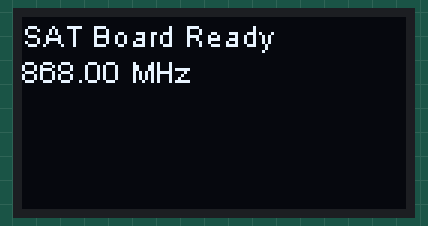
Bench run of a sketch on a simulated ESP32-S3. Parts: 128×64 one-colour display. Random numbers use the default seed unless the sketch sets one; what the sketch prints to the serial monitor is not drawn.

Above: at 0.4 s.
At 4.1 s:
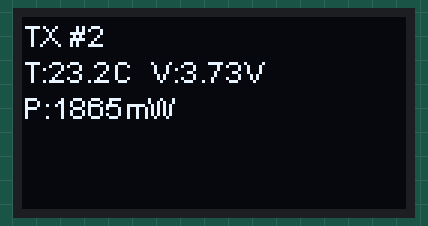
At 8.1 s:
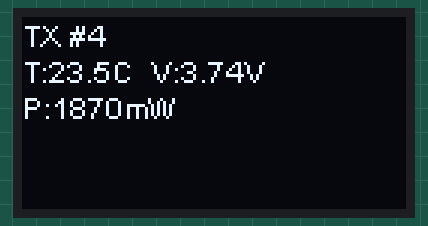
At 18.1 s:
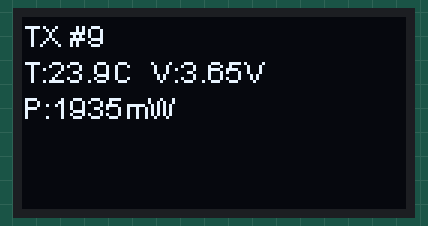
At 28.1 s:
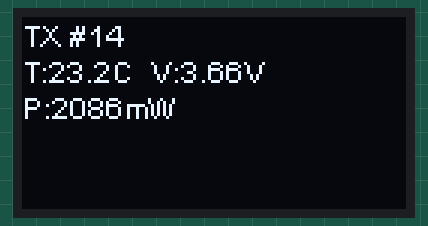
At 38.1 s:
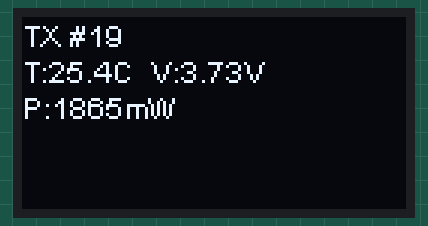

Measured:
- what the display in image 0 shows lasts 1.7 s, from 0.4 s to 2.1 s
- what the display in image 1 shows lasts 2.0 s, from 4.1 s to 6.1 s

The sketch:

satellite_board.ino
```cpp
// ============================================================
//  SATELLITE BOARD — Heltec WiFi LoRa 32 (v2 / v3)
//  Sends telemetry JSON via LoRa RF every 2 seconds.
//  No WiFi needed on this board.
//
//  ★ CONFIGURE THE SECTION BELOW BEFORE FLASHING ★
// ============================================================

// ---------- USER CONFIG ----------
#define BAND          868E6   // 868E6 = EU | 915E6 = US/AU
#define DEVICE_ID     "Sat_1"
#define DEST_ID       "Station_01"
#define TX_INTERVAL   2000    // ms between packets

// LoRa radio parameters — MUST match ground station
#define LORA_SF       7       // Spreading Factor (7–12)
#define LORA_BW       125E3   // Bandwidth Hz
#define LORA_CR       5       // Coding Rate denominator (5 = 4/5)
#define LORA_SYNC     0x12    // Private network sync word
// ---------------------------------

// Board detection: define HELTEC_V3 in board settings if using v3
#ifdef HELTEC_V3
  #include "HeltecLib.h"      // v3 uses new library
#else
  #include "heltec.h"         // v2 classic library
#endif

#include <ArduinoJson.h>

// ---------- STATE ----------
unsigned long uptime_sec = 0;
unsigned long last_tx    = 0;
int pkt_count            = 0;

// ----- Simulated Sensor Readings -----
// Replace these functions with real sensor reads if you have
// an INA219 (power) or DS18B20 / SHT31 (temperature) wired up.
float readTemp()    { return 24.5f + (random(-15, 15) * 0.1f); }
float readVoltage() { return 3.70f + (random(-5,  5)  * 0.01f); }
float readCurrent() { return 0.50f + (random(0,  10)  * 0.01f); }

void setup() {
  Serial.begin(115200);

#ifdef HELTEC_V3
  heltec_setup();
#else
  Heltec.begin(
    true  /* OLED   */,
    true  /* LoRa   */,
    true  /* Serial */,
    true  /* PABOOST*/,
    BAND
  );
#endif

  // Fine-tune radio params
  LoRa.setSpreadingFactor(LORA_SF);
  LoRa.setSignalBandwidth(LORA_BW);
  LoRa.setCodingRate4(LORA_CR);
  LoRa.setSyncWord(LORA_SYNC);

  Serial.println("[SAT] Satellite board ready. Transmitting on " + String(BAND / 1E6) + " MHz");

#ifndef HELTEC_V3
  Heltec.display->clear();
  Heltec.display->setFont(ArialMT_Plain_10);
  Heltec.display->drawString(0, 0, "SAT Board Ready");
  Heltec.display->drawString(0, 12, String(BAND / 1E6) + " MHz");
  Heltec.display->display();
#endif
}

void loop() {
  unsigned long now = millis();

  if (now - last_tx >= TX_INTERVAL) {
    last_tx   = now;
    uptime_sec += (TX_INTERVAL / 1000);
    pkt_count++;

    float volt = readVoltage();
    float curr = readCurrent();
    float temp = readTemp();
    float pwr  = volt * curr * 1000.0f;  // mW

    // Build JSON payload
    StaticJsonDocument<256> doc;
    doc["src"]       = DEVICE_ID;
    doc["dst"]       = DEST_ID;
    doc["type"]      = "telemetry";
    doc["timestamp"] = 0;  // backend will stamp with real Unix time

    JsonObject data = doc.createNestedObject("data");
    data["temp"]      = round(temp    * 100) / 100.0;
    data["voltage"]   = round(volt    * 1000) / 1000.0;
    data["current"]   = round(curr    * 1000) / 1000.0;
    data["power"]     = round(pwr     * 10)   / 10.0;
    data["uptime"]    = uptime_sec;
    data["baud_rate"] = 7;
    data["freq"]      = BAND / 1E6;

    String payload;
    serializeJson(doc, payload);

    // Transmit
    LoRa.beginPacket();
    LoRa.print(payload);
    int ret = LoRa.endPacket();

    if (ret) {
      Serial.println("[SAT] TX #" + String(pkt_count) + " OK | " + payload);
    } else {
      Serial.println("[SAT] TX FAILED");
    }

#ifndef HELTEC_V3
    // Update OLED
    Heltec.display->clear();
    Heltec.display->drawString(0, 0,  "TX #" + String(pkt_count));
    Heltec.display->drawString(0, 12, "T:" + String(temp, 1) + "C  V:" + String(volt, 2) + "V");
    Heltec.display->drawString(0, 24, "P:" + String(pwr, 0) + "mW");
    Heltec.display->display();
#endif
  }
}
```
